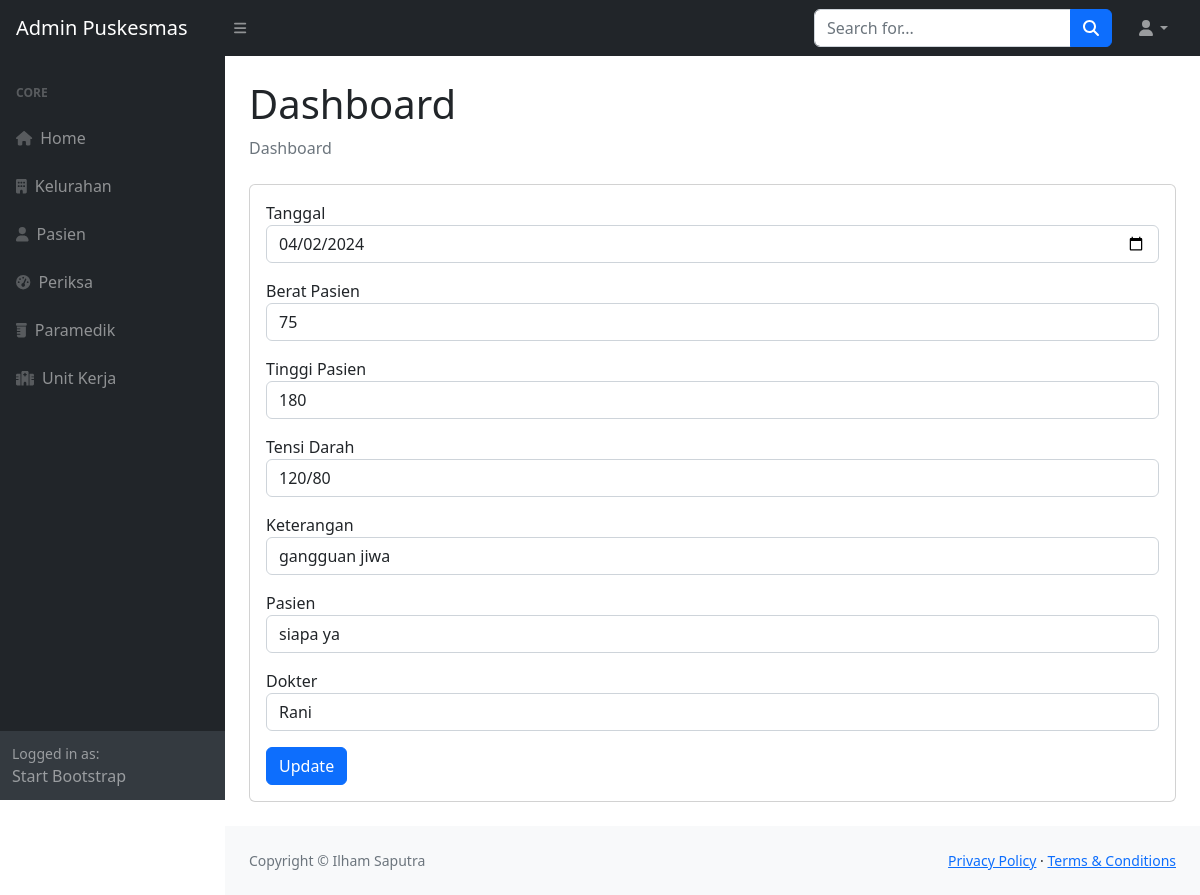
/admin/periksadb/editdata.php?id=1, run on the app's committed database.
### tables this page shows
CREATE TABLE `periksa` (
  `id` int(11) NOT NULL,
  `tanggal` date NOT NULL,
  `berat` double NOT NULL,
  `tinggi` double NOT NULL,
  `tensi` varchar(20) NOT NULL,
  `keterangan` varchar(100) DEFAULT NULL,
  `pasien_id` int(11) NOT NULL,
  `dokter_id` int(11) NOT NULL
);

### admin/periksadb/editdata.php (the view, shortened to what this page needs)
<!DOCTYPE html>
<html lang="en">
<?php require_once('../koneksi.php') ?>
<?php include_once('../models/meta.php') ?>
<body class="sb-nav-fixed">
    <?php include_once('../models/header.php') ?>
    <div id="layoutSidenav">
        <div id="layoutSidenav_nav">
            <?php include_once('../models/sidebar.php') ?>
        </div>
        <div id="layoutSidenav_content">
            <main>
                <div class="container-fluid px-4">
                    <h1 class="mt-4">Dashboard</h1>
                    <ol class="breadcrumb mb-4">
                        <li class="breadcrumb-item active">Dashboard</li>
                    </ol>
                    <div class="card mb-4">
                        <div class="card-body">
                        <form action="" method="post" class="form custom-form">
<?php
if (isset($_GET['id'])) {
    $sql = "SELECT * FROM periksa WHERE id = :id";
    $stmt = $dbh->prepare($sql);
    $stmt->bindParam(':id', $_GET['id']);
    $stmt->execute();
    $data = $stmt->fetch();
}
?>
<div class="form-group">
    <label for="tanggal">Tanggal</label>
    <input type="date" class="form-control" id="tanggal" name="tanggal" value="<?= $data['tanggal'] ?>" required>
</div>
<div class="form-group mt-3">
    <label for="berat">Berat Pasien</label>
    <input type="number" class="form-control" id="berat" name="berat" value="<?= $data['berat'] ?>" required>
</div>
<div class="form-group mt-3">
    <label for="tinggi">Tinggi Pasien</label>
    <input type="number" class="form-control" id="tinggi" name="tinggi" value="<?= $data['tinggi'] ?>" required>
</div>
<div class="form-group mt-3">
    <label for="tensi">Tensi Darah</label>
    <input type="text" class="form-control" id="tensi" name="tensi" value="<?= $data['tensi'] ?>" required>
</div>
<div class="form-group mt-3">
    <label for="keterangan">Keterangan</label>
    <input type="text" class="form-control" id="keterangan" name="keterangan" value="<?= $data['keterangan'] ?>" required>
</div>
<div class="form-group mt-3">
    <label for="pasien_id">Pasien</label>
    <select name="pasien_id" class="form-control" id="pasien_id">
        <?php
        $sql = "SELECT * FROM pasien";
        $stmt = $dbh->prepare($sql);
        $stmt->execute();
        $result = $stmt->fetchAll();
        foreach ($result as $kel) {
            $selected = $kel['id'] == $data['pasien_id'] ? "selected" : "";
            echo "<option value='$kel[id]' $selected>$kel[nama]</option>";
        }
        ?>
    </select>
</div>
<div class="form-group mt-3">
    <label for="dokter_id">Dokter</label>
    <select name="dokter_id" class="form-control" id="dokter_id">
        <?php
        $sql = "SELECT * FROM paramedik";
        $stmt = $dbh->prepare($sql);
        $stmt->execute();
        $result = $stmt->fetchAll();
        foreach ($result as $kel) {
            $selected = $kel['id'] == $data['dokter_id'] ? "selected" : "";
            echo "<option value='$kel[id]' $selected>$kel[nama]</option>";
        }
        ?>
    </select>
</div>
<button class="btn btn-primary mt-3" type="submit">Update</button>
</form>
                        </div>
                    </div>
                </div>
            </main>
            <?php include_once('../models/footer.php') ?>
        </div>
    </div>
</body>
</html>

### data on the page
periksa: tanggal "04/02/2024", berat "75", tinggi "180", tensi "120/80", keterangan "gangguan jiwa"

### other printed values
form field pasien_id "siapa ya"
form field dokter_id "Rani"
